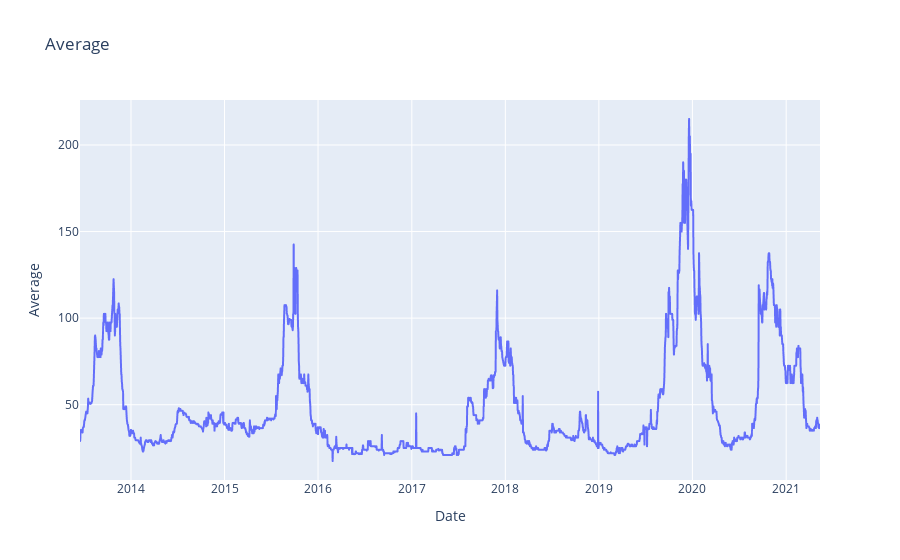

The cell this chart's notebook holds for it:
### Markdown cell above
## Asignación 2

Realice un análisis exploratorio de datos y el preprocesamiento necesario para el dataset seleccionado. El análisis realizado debe respaldar (preferentemente mediante el uso de gráficas) las decisiones que tome para la siguiente asignación.

### Code cell
#Seleccionar las columnas Date, Average y visualizarlo
df_med = df[['Date', 'Average']]
df_low = df[['Date', 'Minimum']]
df_high = df[['Date', 'Maximum']]


df_med.head()

#graficar con plotly-express los 3 dataframes df_med, df_low y df_high 
fig = px.line(df_med, x='Date', y='Average', title='Average')
fig.show()

### Figure 1 — Plotly figure (JSON) as saved in the notebook; plotly's stock layout.template omitted (floating-point values rounded to 4 significant figures; data arrays with more than 128 entries replaced by an {"elided": "..."} marker saying what was removed)
{"data": [{"hovertemplate": "Date=%{x}<br>Average=%{y}<extra></extra>", "legendgroup": "", "line": {"color": "#636efa", "dash": "solid"}, "marker": {"symbol": "circle"}, "mode": "lines", "name": "", "showlegend": false, "type": "scattergl", "x": {"elided": "2742 str values"}, "xaxis": "x", "y": {"elided": "2742 float values"}, "yaxis": "y"}], "layout": {"legend": {"tracegroupgap": 0}, "title": {"text": "Average"}, "xaxis": {"anchor": "y", "domain": [0, 1], "title": {"text": "Date"}}, "yaxis": {"anchor": "x", "domain": [0, 1], "title": {"text": "Average"}}}}
